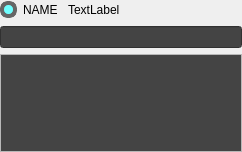
<?xml version="1.0" encoding="UTF-8"?>
<ui version="4.0">
 <class>SearchableList</class>
 <widget class="QWidget" name="SearchableList">
  <property name="geometry">
   <rect>
    <x>0</x>
    <y>0</y>
    <width>242</width>
    <height>152</height>
   </rect>
  </property>
  <property name="windowTitle">
   <string>Form</string>
  </property>
  <layout class="QVBoxLayout" name="verticalLayout">
   <property name="spacing">
    <number>6</number>
   </property>
   <property name="leftMargin">
    <number>0</number>
   </property>
   <property name="topMargin">
    <number>0</number>
   </property>
   <property name="rightMargin">
    <number>0</number>
   </property>
   <property name="bottomMargin">
    <number>0</number>
   </property>
   <item>
    <layout class="QHBoxLayout" name="toolbar_layout">
     <item>
      <widget class="QRadioButton" name="combo">
       <property name="styleSheet">
        <string notr="true">QRadioButton::indicator {
    width:  9px;
    height: 9px;
    border-radius: 8px;
    border: 4px solid #666666;
    background: #666666;
}

QRadioButton::indicator::checked  {
    width:  9px;
    height: 9px;
    border-radius: 8px;
    border: 4px solid #666666;
    background: #6fffff;
}</string>
       </property>
       <property name="text">
        <string notr="true">NAME </string>
       </property>
       <property name="checked">
        <bool>true</bool>
       </property>
      </widget>
     </item>
     <item>
      <widget class="QLabel" name="nameLabel">
       <property name="autoFillBackground">
        <bool>false</bool>
       </property>
       <property name="styleSheet">
        <string notr="true">background: transparent;</string>
       </property>
       <property name="text">
        <string>TextLabel</string>
       </property>
      </widget>
     </item>
     <item>
      <widget class="QWidget" name="custom_toolbar_items" native="true">
       <property name="minimumSize">
        <size>
         <width>10</width>
         <height>0</height>
        </size>
       </property>
      </widget>
     </item>
     <item>
      <spacer name="horizontalSpacer">
       <property name="orientation">
        <enum>Qt::Orientation::Horizontal</enum>
       </property>
       <property name="sizeHint" stdset="0">
        <size>
         <width>40</width>
         <height>20</height>
        </size>
       </property>
      </spacer>
     </item>
    </layout>
   </item>
   <item>
    <widget class="FocusableLineEdit" name="filter">
     <property name="styleSheet">
      <string notr="true">background: #444444</string>
     </property>
    </widget>
   </item>
   <item>
    <widget class="SearchableListView" name="list">
     <property name="palette">
      <palette>
       <active>
        <colorrole role="Base">
         <brush brushstyle="SolidPattern">
          <color alpha="255">
           <red>68</red>
           <green>68</green>
           <blue>68</blue>
          </color>
         </brush>
        </colorrole>
       </active>
       <inactive>
        <colorrole role="Base">
         <brush brushstyle="SolidPattern">
          <color alpha="255">
           <red>68</red>
           <green>68</green>
           <blue>68</blue>
          </color>
         </brush>
        </colorrole>
       </inactive>
       <disabled/>
      </palette>
     </property>
     <property name="autoFillBackground">
      <bool>false</bool>
     </property>
     <property name="styleSheet">
      <string notr="true"/>
     </property>
     <property name="sizeAdjustPolicy">
      <enum>QAbstractScrollArea::SizeAdjustPolicy::AdjustIgnored</enum>
     </property>
     <property name="editTriggers">
      <set>QAbstractItemView::EditTrigger::DoubleClicked</set>
     </property>
     <property name="alternatingRowColors">
      <bool>true</bool>
     </property>
     <property name="verticalScrollMode">
      <enum>QAbstractItemView::ScrollMode::ScrollPerPixel</enum>
     </property>
     <property name="horizontalScrollMode">
      <enum>QAbstractItemView::ScrollMode::ScrollPerPixel</enum>
     </property>
     <property name="resizeMode">
      <enum>QListView::ResizeMode::Adjust</enum>
     </property>
    </widget>
   </item>
  </layout>
 </widget>
 <customwidgets>
  <customwidget>
   <class>FocusableLineEdit</class>
   <extends>QLineEdit</extends>
   <header location="global">searchablelist.h</header>
  </customwidget>
  <customwidget>
   <class>SearchableListView</class>
   <extends>QListView</extends>
   <header>searchablelist.h</header>
  </customwidget>
 </customwidgets>
 <resources/>
 <connections/>
</ui>
